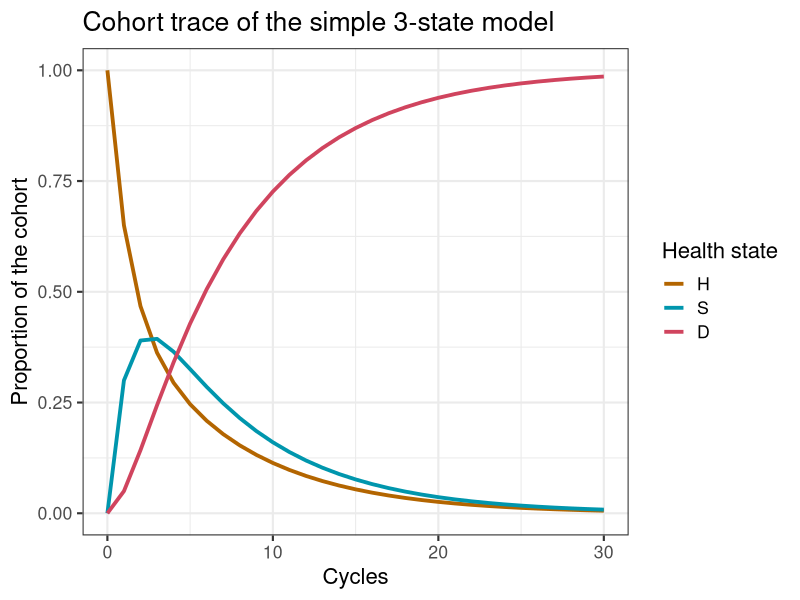
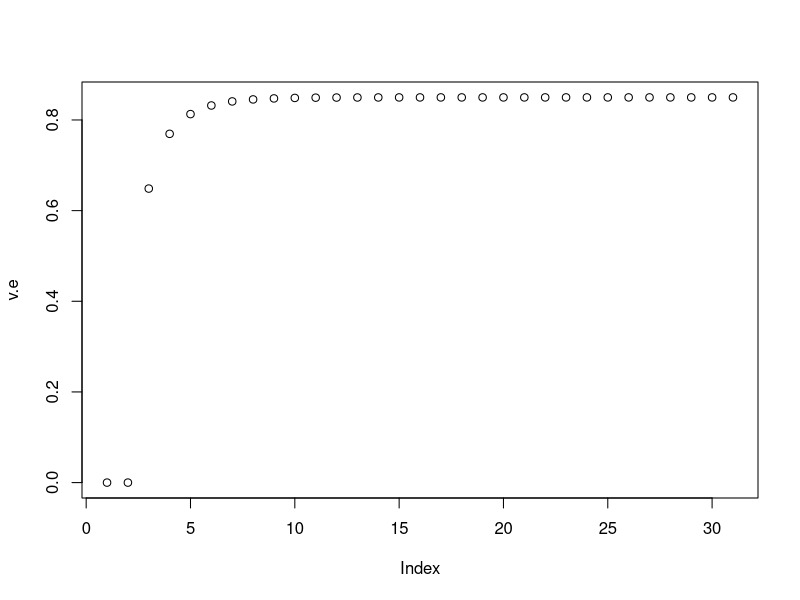
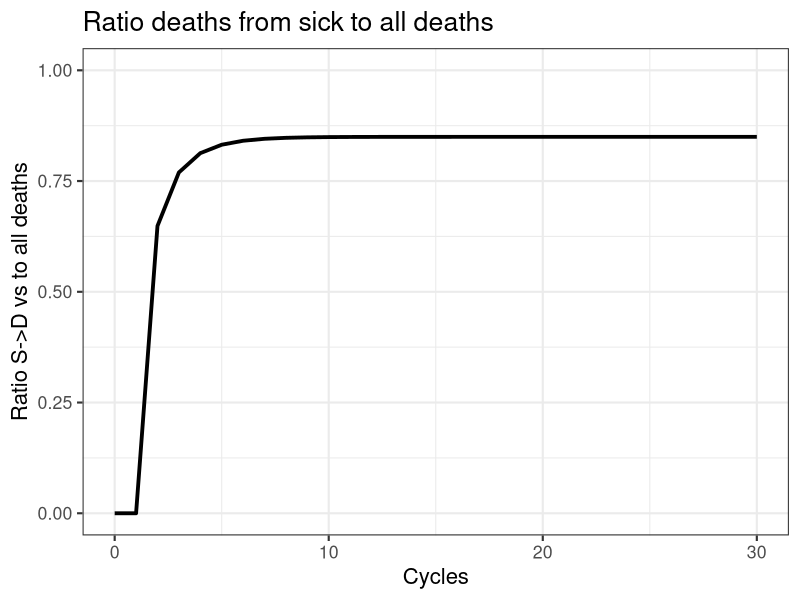

Here is the R script that generated these plots, in order: (Note: this script raises an error after producing the figures.)
## Illustrative stylistic 3-state model showing the array approach ## 
rm(list = ls())  # remove any variables in R's memory 
# Load the packages
library(reshape2) # to transform data
library(ggplot2)  # for nice looking plots

# initial set up
age         <- 70  # age of starting cohort
n.t         <- 30  # time horizon, number of cycles
v.age.names <- age:(age + n.t - 1) # vector with age names
v.n <- c("H", "S", "D") # vector with the 3 health states of the model:
# Healthy (H), Sick (S), Dead (D)
n.states <- length(v.n) # number of health states 

#### Generate initial set of base-case external parameters ####
# Costs
c.H   = 1000   # cost of remaining one cycle healthy 
c.S   = 3000   # cost of remaining one cycle sick 
c.D   = 0      # cost of being dead (per cycle)
# State utilities
u.H   = 1      # utility when healthy 
u.S   = 0.60   # utility when sick 
u.D   = 0      # utility when healthy 
# Transition probabilities (per cycle)
p.HS  = 0.30   # probability to become sick when healthy
p.HD  = 0.05   # probability to die when healthy
p.SH  = 0.15   # probability to become healthy when sick
p.SD  = 0.20   # probability to die when healthy
# Transition rewards
du.HS  = 0.10  # one-time utility decrement when becoming sick
ic.D   = 4000   # one-time cost of dying

#### Transition probability matrix ####
# matrix m.P at the first cycle
m.P <- matrix(NA, nrow = n.states, ncol = n.states, dimnames = list(v.n, v.n))

# Fill in matrix
# From Healthy
m.P["H", "H"]  <- 1 - (p.HS + p.HD)
m.P["H", "S"]  <- p.HS
m.P["H", "D"]  <- p.HD
# From Sick
m.P["S", "H"]  <- p.SH
m.P["S", "S"]  <- 1 - (p.SH + p.SD)
m.P["S", "D"]  <- p.SD
# From Death
m.P["D", "H"]  <- 0
m.P["D", "S"]  <- 0
m.P["D", "D"]  <- 1

#### Initial state vector ####
v.m0 <- c(H = 1, S = 0, D = 0) # initiate the vector

## Create the Markov cohort trace matrix m.M that captures the proportion of the cohort in each state at each cycle
m.M <- matrix(0, nrow = (n.t + 1), ncol = n.states, dimnames = list(0:n.t, v.n)) # initialize cohort trace matrix 
m.M[1, ] <- v.m0   # store the initial state vector

# initiate the array 
a.A <- array(0, dim = c(n.states, n.states, n.t + 1), dimnames = list(v.n, v.n, 0:n.t)) # initialize array

diag(a.A[, , 1]) <- v.m0 # store the initial state vector in the diagonal of A

m.R.costs <- m.R.effects <- matrix(NA, nrow = n.states, ncol = n.states,  dimnames = list(v.n, v.n))

# Fill in matrix for costs
# From Healthy
m.R.costs["H", "H"]  <- c.H
m.R.costs["H", "S"]  <- c.H 
m.R.costs["H", "D"]  <- c.H + ic.D
# From Sick
m.R.costs["S", "H"]  <- c.S
m.R.costs["S", "S"]  <- c.S 
m.R.costs["S", "D"]  <- c.S + ic.D
# From Death
m.R.costs["D", "H"]  <- c.D
m.R.costs["D", "S"]  <- c.D
m.R.costs["D", "D"]  <- c.D 

# Fill in matrix for effects
# From Healthy
m.R.effects["H", "H"]  <- u.H
m.R.effects["H", "S"]  <- u.H - du.HS 
m.R.effects["H", "D"]  <- u.H 
# From Sick
m.R.effects["S", "H"]  <- u.S
m.R.effects["S", "S"]  <- u.S 
m.R.effects["S", "D"]  <- u.S 
# From Death
m.R.effects["D", "H"]  <- u.D
m.R.effects["D", "S"]  <- u.D
m.R.effects["D", "D"]  <- u.D 

#### Expected QALYs and Costs per cycle for each strategy ####
a.Y.costs <- a.Y.effects <- array(0, dim = c(n.states, n.states, n.t + 1), dimnames = list(v.n, v.n, 0:n.t))

### Run the model 
for(t in 1:n.t){  # loop through the number of cycles
  # estimate the state vector for the next cycle (t + 1)
  m.M[t + 1, ] <- m.M[t, ] %*% m.P    
  a.A[, , t + 1] <- diag(m.M[t, ]) %*% m.P  # fill array A for t + 1 
  
  # element-wise-multiplication of array A with the rewards matrices
  a.Y.costs[, , t]   <- a.A[, , t] * m.R.costs   
  a.Y.effects[, , t] <- a.A[, , t] * m.R.effects 
}

# Perform a cost effectiveness analysis 
v.costs <- rowSums(t(colSums(a.Y.costs)))    # calculate the expected costs per cycle
v.QALYs <- rowSums(t(colSums(a.Y.effects)))  # calculate the expected QALYs per cycle
TC <- sum(v.costs)                           # calculate the total expected costs
TE <- sum(v.QALYs)                           # calculate the total expected QALYS
v.results <- c(TC, TE)                       # combine the total expected costs and QALYs
names(v.results) <- c("Costs", "Effect")     # name the vector
v.results                                    # print the results  

### Plot cohort trace
ggplot(melt(m.M), aes(x = Var1, y = value, color = Var2)) +
  geom_line(size = 1.3) +
  scale_color_discrete(l = 50, name = "Health state", h = c(45, 365)) +
  xlab("Cycle") +
  ylab("Proportion of the cohort") +
  ggtitle("Cohort trace of the simple 3-state model")+
  theme_bw(base_size = 16) +
  scale_x_continuous(name = "Cycles", limits = c(0, n.t), breaks = seq(0, n.t, 10)) +
  theme()

################################################################################
### Proportion of those that die out of those healthy and sick
v.e <- numeric(n.t)
v.e[1] <- a.A["H", "D", 1] + a.A["H", "D", 1]

for(t in 1:n.t){
  v.e[t + 1] <-  (a.A["S", "D", t + 1] ) / ( a.A["H", "D", t + 1] +  a.A["S", "D", t + 1] )
}

plot(v.e)
df.e <- as.data.frame(cbind(0:n.t, v.e)) # create a dataframe with cycles and proportion that dies each cycle
colnames(df.e) <- c("cycle", "proportion") # name the columns of the dataframe


### Plot ratio
ggplot(df.e, aes(x = cycle, y = proportion)) +
  geom_line(size = 1.3) +
  scale_color_discrete(l = 50, name = "Health state", h = c(45, 365)) +
  xlab("Cycle") +
  ylab("Ratio S->D vs to all deaths") +
  ggtitle("Ratio deaths from sick to all deaths") +
  theme_bw(base_size = 16) +
  scale_x_continuous(name = "Cycles", limits = c(0, n.t), breaks = seq(0, n.t, 10)) +
  scale_y_continuous(name = "Ratio S->D vs to all deaths", limits = c(0, 1)) +
  theme()

ggsave("figs/Proportion_death_from_sick.png", width = 8, height = 6) # save the plot 



# Save important objects
save(m.M,        file = "output/Cohort_trace.RData") # save the object
save(a.A,        file = "output/Array.RData") # save the object 

  
